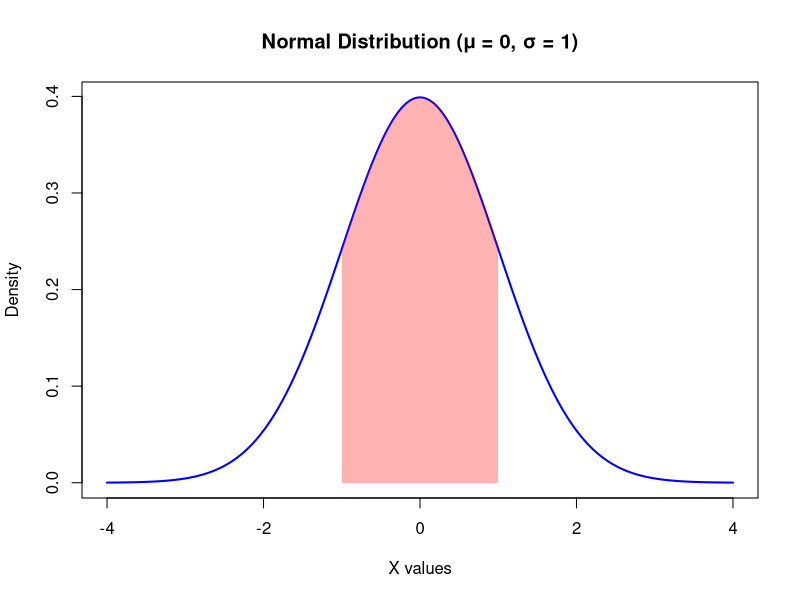

Reproduce this figure in R.
# Normal Distribution Setup
mean <- 0       # Mean (μ)
sd <- 1         # Standard Deviation (σ)
x <- seq(-4, 4, by = 0.01)  # Range of x values

# PDF Plot with Highlight for P(X between -1 and 1)
plot(x, dnorm(x, mean, sd), type="l", col="blue", lwd=2,
     main="Normal Distribution (μ = 0, σ = 1)",
     xlab="X values", ylab="Density")

# Highlight area under the curve for P(-1 ≤ X ≤ 1)
x_shade <- seq(-1, 1, by = 0.01)
y_shade <- dnorm(x_shade, mean, sd)
polygon(c(-1, x_shade, 1), c(0, y_shade, 0), col=rgb(1, 0, 0, 0.3), border=NA)

# Display Probability Values
cat("PDF (P(X = 0)):", dnorm(0, mean, sd), "\n")
cat("CDF (P(X ≤ 1)):", pnorm(1, mean, sd), "\n")

# Generate and Display Random Samples
random_samples <- rnorm(5, mean, sd)
cat("Random Samples:", random_samples, "\n")
